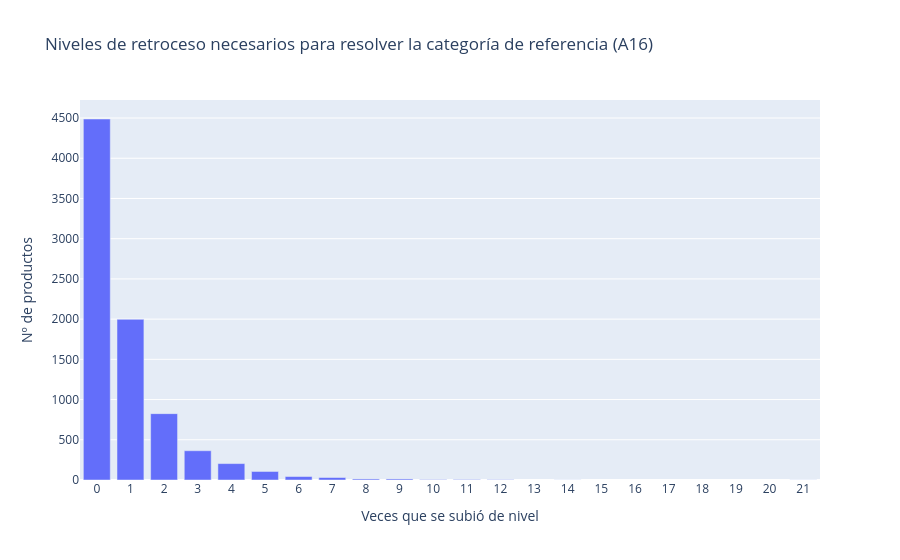

The code cell stored with this chart in its notebook:
### Code cell
grafico = distribucion_retroceso[distribucion_retroceso.index != "sin resolver"].reset_index()
grafico.columns = ["nivel_retroceso", "n_productos"]
fig = px.bar(
    grafico, x="nivel_retroceso", y="n_productos",
    title="Niveles de retroceso necesarios para resolver la categoría de referencia (A16)",
    labels={"nivel_retroceso": "Veces que se subió de nivel", "n_productos": "Nº de productos"},
)
fig.update_layout(xaxis=dict(dtick=1))
fig.show()

### Figure 1 — Plotly figure (JSON) as saved in the notebook; plotly's stock layout.template omitted (floating-point values rounded to 4 significant figures)
{"data": [{"hovertemplate": "Veces que se subió de nivel=%{x}<br>Nº de productos=%{y}<extra></extra>", "legendgroup": "", "marker": {"color": "#636efa", "pattern": {"shape": ""}}, "name": "", "orientation": "v", "showlegend": false, "textposition": "auto", "type": "bar", "x": [0, 1, 2, 3, 4, 5, 6, 7, 8, 9, 10, 11, 12, 14, 21], "xaxis": "x", "y": [4488, 1997, 825, 364, 204, 106, 43, 31, 13, 13, 5, 6, 4, 1, 1], "yaxis": "y"}], "layout": {"barmode": "relative", "legend": {"tracegroupgap": 0}, "title": {"text": "Niveles de retroceso necesarios para resolver la categoría de referencia (A16)"}, "xaxis": {"anchor": "y", "domain": [0, 1], "dtick": 1, "title": {"text": "Veces que se subió de nivel"}}, "yaxis": {"anchor": "x", "domain": [0, 1], "title": {"text": "Nº de productos"}}}}
